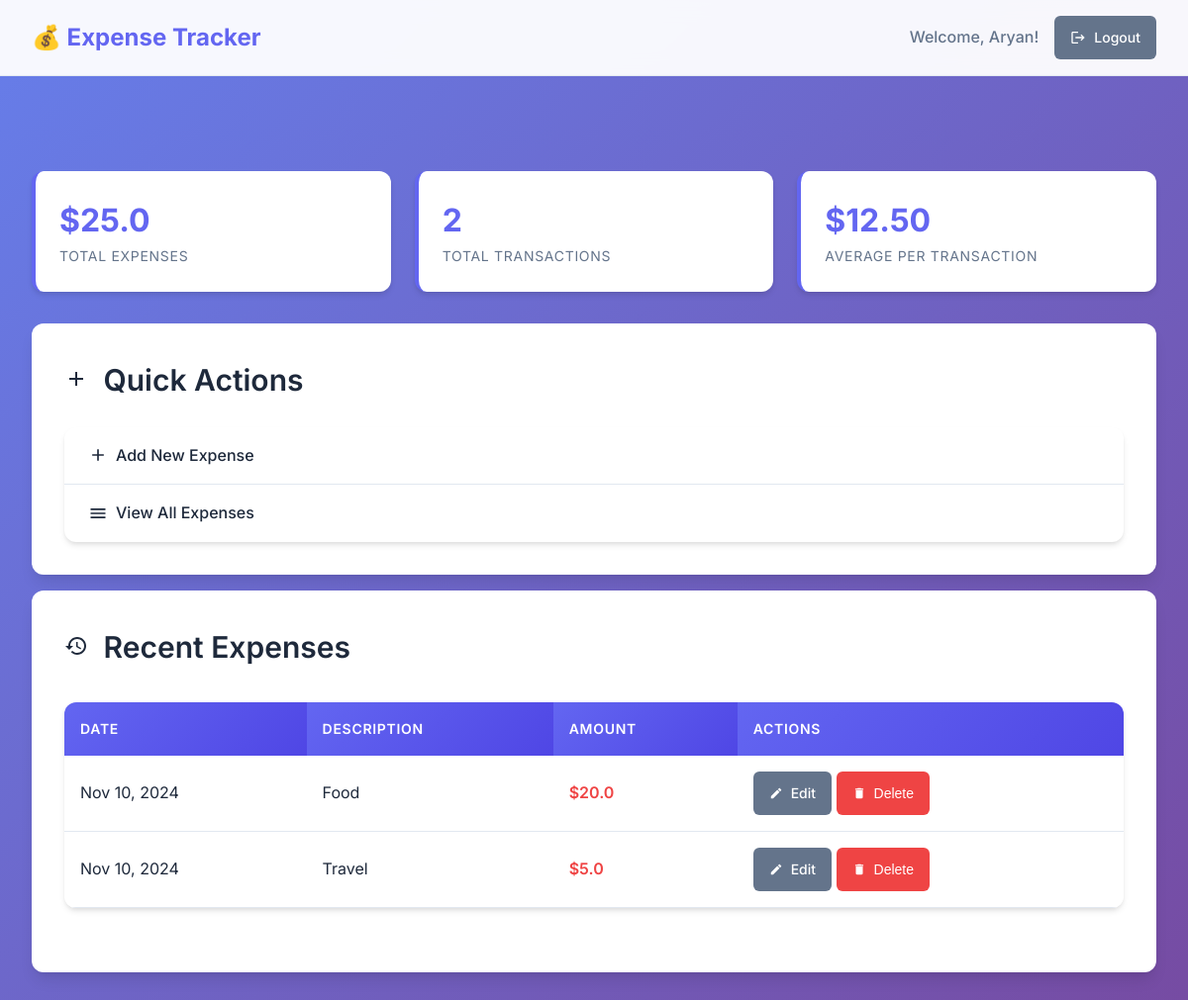
Page /dashboard (signed in) on the committed database.
### app.py (models this page shows)
class User(db.Model, UserMixin):  # Inherit from UserMixin
    id = db.Column(db.Integer, primary_key=True)
    username = db.Column(db.String(80), unique=True, nullable=False)
    password = db.Column(db.String(120), nullable=False)
    budget = db.Column(db.Float, default=0.0)

class Expense(db.Model):
    id = db.Column(db.Integer, primary_key=True)
    user_id = db.Column(db.Integer, db.ForeignKey('user.id'), nullable=False)
    amount = db.Column(db.Float, nullable=False)
    description = db.Column(db.String(200), nullable=True)
    date = db.Column(db.Date, default=datetime.utcnow)

### app.py (the view)
@app.route('/dashboard')
@login_required
def dashboard():
    expenses = Expense.query.filter_by(user_id=current_user.id).all()
    total_expense = sum(expense.amount for expense in expenses)
    return render_template(
        'dashboard.html',
        expenses=expenses,
        total_expense=total_expense
    )

### app.py (called while the page is built)
@login_manager.user_loader
def load_user(user_id):
    return User.query.get(int(user_id))

### templates/dashboard.html (shortened to what this page needs)
<!DOCTYPE html>
<html lang="en">
<head>
    <link rel="stylesheet" href="{{ url_for('static', filename='styles.css') }}">
</head>
<body>
    <nav class="navbar">
        <a href="{{ url_for('dashboard') }}" class="nav-brand">
            💰 Expense Tracker
        </a>
        <div class="nav-links">
            <span class="nav-link">Welcome, {{ current_user.username }}!</span>
            <a href="{{ url_for('logout') }}" class="btn btn-secondary btn-sm">
                <svg width="16" height="16" fill="currentColor" viewBox="0 0 24 24">
                    <path d="M17 7l-1.41 1.41L18.17 11H8v2h10.17l-2.58 2.59L17 17l5-5zM4 5h8V3H4c-1.1 0-2 .9-2 2v14c0 1.1.9 2 2 2h8v-2H4V5z"/>
                </svg>
                Logout
            </a>
        </div>
    </nav>
    <div class="container">
        <div class="stats-grid">
            <div class="stat-card fade-in">
                <div class="stat-value">${{ total_expense }}</div>
                <div class="stat-label">Total Expenses</div>
            </div>
            <div class="stat-card fade-in">
                <div class="stat-value">{{ expenses|length }}</div>
                <div class="stat-label">Total Transactions</div>
            </div>
            <div class="stat-card fade-in">
                <div class="stat-value">
                    {% if expenses|length > 0 %}
                        ${{ "%.2f"|format(total_expense / expenses|length) }}
                    {% else %}
                        $0.00
                    {% endif %}
                </div>
                <div class="stat-label">Average per Transaction</div>
            </div>
        </div>
        <div class="card fade-in">
            <h2>
                <svg width="24" height="24" fill="currentColor" viewBox="0 0 24 24" style="display: inline; margin-right: 0.5rem;">
                    <path d="M19 13h-6v6h-2v-6H5v-2h6V5h2v6h6v2z"/>
                </svg>
                Quick Actions
            </h2>
            <ul class="list-group">
                <li class="list-group-item">
                    <a href="{{ url_for('add_expense') }}">
                        <svg width="20" height="20" fill="currentColor" viewBox="0 0 24 24">
                            <path d="M19 13h-6v6h-2v-6H5v-2h6V5h2v6h6v2z"/>
                        </svg>
                        Add New Expense
                    </a>
                </li>
                <li class="list-group-item">
                    <a href="{{ url_for('view_expenses') }}">
                        <svg width="20" height="20" fill="currentColor" viewBox="0 0 24 24">
                            <path d="M3 18h18v-2H3v2zm0-5h18v-2H3v2zm0-7v2h18V6H3z"/>
                        </svg>
                        View All Expenses
                    </a>
                </li>
            </ul>
        </div>
        <div class="card fade-in">
            <h2>
                Recent Expenses
            </h2>
            {% if expenses %}
                <div class="table-container">
                    <table>
                        <thead>
                            <tr>
                                <th>Date</th>
                                <th>Description</th>
                                <th>Amount</th>
                                <th>Actions</th>
                            </tr>
                        </thead>
                        <tbody>
                            {% for expense in expenses[:10] %}
                            <tr>
                                <td>{{ expense.date.strftime('%b %d, %Y') }}</td>
                                <td>{{ expense.description }}</td>
                                <td style="font-weight: 600; color: var(--danger-color);">${{ expense.amount }}</td>
                                <td>
                                    <a href="{{ url_for('update_expense', expense_id=expense.id) }}" class="btn btn-sm btn-secondary">
                                        <svg width="14" height="14" fill="currentColor" viewBox="0 0 24 24">
                                            <path d="M3 17.25V21h3.75L17.81 9.94l-3.75-3.75L3 17.25zM20.71 7.04c.39-.39.39-1.02 0-1.41l-2.34-2.34c-.39-.39-1.02-.39-1.41 0l-1.83 1.83 3.75 3.75 1.83-1.83z"/>
                                        </svg>
                                        Edit
                                    </a>
                                    <form method="POST" action="{{ url_for('delete_expense', expense_id=expense.id) }}" style="display: inline;">
                                        <button type="submit" class="btn btn-sm btn-danger">
                                            <svg width="14" height="14" fill="currentColor" viewBox="0 0 24 24">
                                                <path d="M6 19c0 1.1.9 2 2 2h8c1.1 0 2-.9 2-2V7H6v12zM19 4h-3.5l-1-1h-5l-1 1H5v2h14V4z"/>
                                            </svg>
                                            Delete
                                        </button>
                                    </form>
                                </td>
                            </tr>
                            {% endfor %}
                        </tbody>
                    </table>
                </div>
            {% endif %}
        </div>
    </div>
</body>
</html>

### static/styles.css (style rules this page uses)
:root { --primary-color: #6366f1; --primary-dark: #4f46e5; --secondary-color: #64748b; --success-color: #10b981; --danger-color: #ef4444; --warning-color: #f59e0b; --background-color: #f8fafc; --surface-color: #ffffff; --text-primary: #1e293b; --text-secondary: #64748b; --border-color: #e2e8f0; --shadow-sm: 0 1px 2px 0 rgba(0, 0, 0, 0.05); --shadow-md: 0 4px 6px -1px rgba(0, 0, 0, 0.1), 0 2px 4px -1px rgba(0, 0, 0, 0.06); --shadow-lg: 0 10px 15px -3px rgba(0, 0, 0, 0.1), 0 4px 6px -2px rgba(0, 0, 0, 0.05); --border-radius: 12px; --border-radius-sm: 6px; --transition: all 0.2s cubic-bezier(0.4, 0, 0.2, 1); }
* { margin: 0; padding: 0; box-sizing: border-box; }
body { font-family: 'Inter', -apple-system, BlinkMacSystemFont, 'Segoe UI', Roboto, sans-serif; background: linear-gradient(135deg, #667eea 0%, #764ba2 100%); min-height: 100vh; color: var(--text-primary); line-height: 1.6; }
.container { max-width: 1200px; margin: 0 auto; padding: 2rem; }
.card { background: var(--surface-color); border-radius: var(--border-radius); box-shadow: var(--shadow-lg); padding: 2rem; margin: 1rem 0; backdrop-filter: blur(10px); border: 1px solid rgba(255, 255, 255, 0.1); }
h2 { font-size: 1.875rem; font-weight: 600; color: var(--text-primary); margin-bottom: 1.5rem; }
.btn { display: inline-flex; align-items: center; justify-content: center; padding: 0.75rem 1.5rem; font-size: 1rem; font-weight: 500; border-radius: var(--border-radius-sm); border: none; cursor: pointer; text-decoration: none; transition: var(--transition); gap: 0.5rem; min-height: 44px; }
.btn-secondary { background: var(--secondary-color); color: white; }
.btn-danger { background: var(--danger-color); color: white; }
.btn-sm { padding: 0.5rem 1rem; font-size: 0.875rem; }
.navbar { background: rgba(255, 255, 255, 0.95); backdrop-filter: blur(10px); border-bottom: 1px solid var(--border-color); padding: 1rem 2rem; display: flex; justify-content: space-between; align-items: center; margin-bottom: 2rem; }
.nav-brand { font-size: 1.5rem; font-weight: 700; color: var(--primary-color); text-decoration: none; }
.nav-links { display: flex; gap: 1rem; align-items: center; }
.nav-link { color: var(--text-secondary); text-decoration: none; font-weight: 500; transition: var(--transition); }
.table-container { overflow-x: auto; border-radius: var(--border-radius); box-shadow: var(--shadow-md); margin: 2rem 0; }
table { width: 100%; border-collapse: collapse; background: var(--surface-color); }
th { background: linear-gradient(135deg, var(--primary-color), var(--primary-dark)); color: white; padding: 1rem; text-align: left; font-weight: 600; text-transform: uppercase; letter-spacing: 0.05em; font-size: 0.875rem; }
td { padding: 1rem; border-bottom: 1px solid var(--border-color); }
.stats-grid { display: grid; grid-template-columns: repeat(auto-fit, minmax(250px, 1fr)); gap: 1.5rem; margin: 2rem 0; }
.stat-card { background: var(--surface-color); border-radius: var(--border-radius); padding: 1.5rem; box-shadow: var(--shadow-md); border-left: 4px solid var(--primary-color); transition: var(--transition); }
.stat-value { font-size: 2rem; font-weight: 700; color: var(--primary-color); }
.stat-label { color: var(--text-secondary); font-size: 0.875rem; text-transform: uppercase; letter-spacing: 0.05em; }
.list-group { list-style: none; background: var(--surface-color); border-radius: var(--border-radius); overflow: hidden; box-shadow: var(--shadow-md); }
.list-group-item { padding: 1rem 1.5rem; border-bottom: 1px solid var(--border-color); transition: var(--transition); }
.list-group-item:last-child { border-bottom: none; }
.list-group-item a { text-decoration: none; color: var(--text-primary); font-weight: 500; display: flex; align-items: center; gap: 0.5rem; }
.fade-in { animation: fadeIn 0.5s ease-in-out; }

### rows in the picture
User: username "Aryan"
Expense: date "Nov 10, 2024", description "Food", amount "20.0"
Expense: date "Nov 10, 2024", description "Travel", amount "5.0"

### other values in the picture
{{ total_expense }} "25.0"
{{ expenses|length }} "2"
{{ "%.2f"|format(total_expense / expenses|length) }} "12.50"
